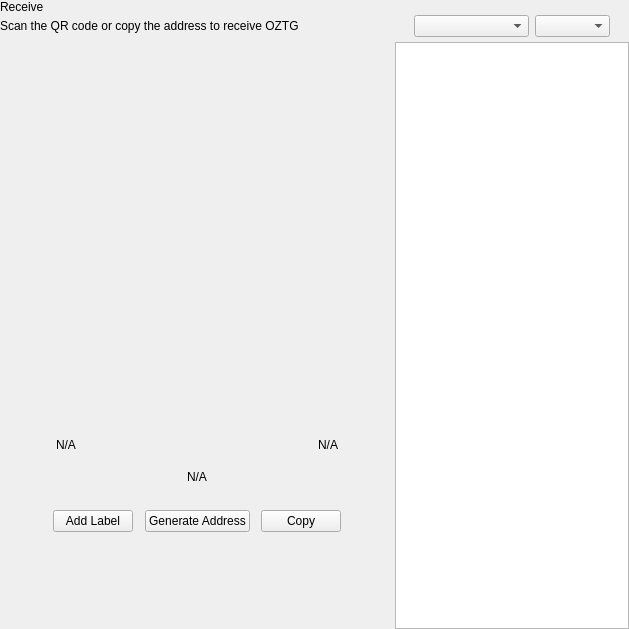
<?xml version="1.0" encoding="UTF-8"?>
<ui version="4.0">
 <class>ReceiveWidget</class>
 <widget class="QWidget" name="ReceiveWidget">
  <property name="geometry">
   <rect>
    <x>0</x>
    <y>0</y>
    <width>629</width>
    <height>629</height>
   </rect>
  </property>
  <property name="minimumSize">
   <size>
    <width>0</width>
    <height>0</height>
   </size>
  </property>
  <property name="windowTitle">
   <string>Form</string>
  </property>
  <layout class="QHBoxLayout" name="horizontalLayout_2" stretch="2,1">
   <property name="spacing">
    <number>0</number>
   </property>
   <property name="leftMargin">
    <number>0</number>
   </property>
   <property name="topMargin">
    <number>0</number>
   </property>
   <property name="rightMargin">
    <number>0</number>
   </property>
   <property name="bottomMargin">
    <number>0</number>
   </property>
   <item>
    <widget class="QWidget" name="left" native="true">
     <layout class="QVBoxLayout" name="verticalLayout_3">
      <property name="leftMargin">
       <number>0</number>
      </property>
      <property name="topMargin">
       <number>0</number>
      </property>
      <property name="rightMargin">
       <number>0</number>
      </property>
      <property name="bottomMargin">
       <number>0</number>
      </property>
      <item>
       <layout class="QVBoxLayout" name="verticalLayout_2">
        <property name="spacing">
         <number>0</number>
        </property>
        <property name="leftMargin">
         <number>0</number>
        </property>
        <item>
         <layout class="QHBoxLayout" name="horizontalLayout_3">
          <property name="spacing">
           <number>0</number>
          </property>
          <item>
           <layout class="QVBoxLayout" name="verticalLayout_4">
            <property name="spacing">
             <number>5</number>
            </property>
            <item>
             <widget class="QLabel" name="labelTitle">
              <property name="text">
               <string>Receive</string>
              </property>
             </widget>
            </item>
            <item alignment="Qt::AlignTop">
             <widget class="QLabel" name="labelSubtitle1">
              <property name="text">
               <string>Scan the QR code or copy the address to receive OZTG</string>
              </property>
             </widget>
            </item>
           </layout>
          </item>
          <item>
           <spacer name="horizontalSpacer">
            <property name="orientation">
             <enum>Qt::Horizontal</enum>
            </property>
            <property name="sizeHint" stdset="0">
             <size>
              <width>40</width>
              <height>20</height>
             </size>
            </property>
           </spacer>
          </item>
         </layout>
        </item>
        <item>
         <spacer name="verticalSpacer_2">
          <property name="orientation">
           <enum>Qt::Vertical</enum>
          </property>
          <property name="sizeType">
           <enum>QSizePolicy::Expanding</enum>
          </property>
          <property name="sizeHint" stdset="0">
           <size>
            <width>20</width>
            <height>50</height>
           </size>
          </property>
         </spacer>
        </item>
        <item alignment="Qt::AlignHCenter">
         <widget class="QWidget" name="layoutQR" native="true">
          <property name="maximumSize">
           <size>
            <width>510</width>
            <height>16777215</height>
           </size>
          </property>
          <layout class="QVBoxLayout" name="verticalLayoutQr">
           <item>
            <spacer name="verticalSpacer11">
             <property name="orientation">
              <enum>Qt::Vertical</enum>
             </property>
             <property name="sizeType">
              <enum>QSizePolicy::Fixed</enum>
             </property>
             <property name="sizeHint" stdset="0">
              <size>
               <width>20</width>
               <height>20</height>
              </size>
             </property>
            </spacer>
           </item>
           <item alignment="Qt::AlignHCenter">
            <widget class="QLabel" name="labelQrImg">
             <property name="minimumSize">
              <size>
               <width>260</width>
               <height>260</height>
              </size>
             </property>
             <property name="maximumSize">
              <size>
               <width>260</width>
               <height>260</height>
              </size>
             </property>
             <property name="text">
              <string/>
             </property>
             <property name="alignment">
              <set>Qt::AlignCenter</set>
             </property>
            </widget>
           </item>
           <item>
            <spacer name="verticalSpacer_21">
             <property name="orientation">
              <enum>Qt::Vertical</enum>
             </property>
             <property name="sizeType">
              <enum>QSizePolicy::Fixed</enum>
             </property>
             <property name="sizeHint" stdset="0">
              <size>
               <width>20</width>
               <height>30</height>
              </size>
             </property>
            </spacer>
           </item>
           <item>
            <widget class="QWidget" name="widget" native="true">
             <property name="minimumSize">
              <size>
               <width>0</width>
               <height>0</height>
              </size>
             </property>
             <layout class="QHBoxLayout" name="horizontalLayout_5">
              <item>
               <widget class="QLabel" name="labelLabel">
                <property name="text">
                 <string notr="true">N/A</string>
                </property>
               </widget>
              </item>
              <item>
               <spacer name="horizontalSpacer_2">
                <property name="orientation">
                 <enum>Qt::Horizontal</enum>
                </property>
                <property name="sizeHint" stdset="0">
                 <size>
                  <width>141</width>
                  <height>20</height>
                 </size>
                </property>
               </spacer>
              </item>
              <item>
               <widget class="QLabel" name="labelDate">
                <property name="text">
                 <string notr="true">N/A</string>
                </property>
                <property name="alignment">
                 <set>Qt::AlignRight|Qt::AlignTrailing|Qt::AlignVCenter</set>
                </property>
               </widget>
              </item>
             </layout>
            </widget>
           </item>
           <item>
            <widget class="QLabel" name="labelAddress">
             <property name="sizePolicy">
              <sizepolicy hsizetype="Expanding" vsizetype="Preferred">
               <horstretch>0</horstretch>
               <verstretch>0</verstretch>
              </sizepolicy>
             </property>
             <property name="minimumSize">
              <size>
               <width>300</width>
               <height>0</height>
              </size>
             </property>
             <property name="text">
              <string notr="true">N/A</string>
             </property>
             <property name="alignment">
              <set>Qt::AlignCenter</set>
             </property>
            </widget>
           </item>
           <item>
            <spacer name="verticalSpacer_4">
             <property name="orientation">
              <enum>Qt::Vertical</enum>
             </property>
             <property name="sizeType">
              <enum>QSizePolicy::Fixed</enum>
             </property>
             <property name="sizeHint" stdset="0">
              <size>
               <width>20</width>
               <height>20</height>
              </size>
             </property>
            </spacer>
           </item>
           <item>
            <layout class="QHBoxLayout" name="horizontalLayout_4">
             <item alignment="Qt::AlignHCenter">
              <widget class="QPushButton" name="pushButtonLabel">
               <property name="focusPolicy">
                <enum>Qt::NoFocus</enum>
               </property>
               <property name="text">
                <string>Add Label</string>
               </property>
              </widget>
             </item>
             <item alignment="Qt::AlignHCenter">
              <widget class="QPushButton" name="pushButtonNewAddress">
               <property name="focusPolicy">
                <enum>Qt::NoFocus</enum>
               </property>
               <property name="text">
                <string>Generate Address</string>
               </property>
              </widget>
             </item>
             <item alignment="Qt::AlignHCenter">
              <widget class="QPushButton" name="pushButtonCopy">
               <property name="focusPolicy">
                <enum>Qt::NoFocus</enum>
               </property>
               <property name="text">
                <string>Copy</string>
               </property>
              </widget>
             </item>
            </layout>
           </item>
           <item>
            <spacer name="verticalSpacer_3">
             <property name="orientation">
              <enum>Qt::Vertical</enum>
             </property>
             <property name="sizeType">
              <enum>QSizePolicy::Expanding</enum>
             </property>
             <property name="sizeHint" stdset="0">
              <size>
               <width>20</width>
               <height>20</height>
              </size>
             </property>
            </spacer>
           </item>
          </layout>
         </widget>
        </item>
        <item>
         <spacer name="verticalSpacer">
          <property name="orientation">
           <enum>Qt::Vertical</enum>
          </property>
          <property name="sizeHint" stdset="0">
           <size>
            <width>20</width>
            <height>40</height>
           </size>
          </property>
         </spacer>
        </item>
       </layout>
      </item>
     </layout>
    </widget>
   </item>
   <item>
    <widget class="QWidget" name="right" native="true">
     <layout class="QVBoxLayout" name="verticalLayout_5">
      <property name="spacing">
       <number>0</number>
      </property>
      <property name="leftMargin">
       <number>1</number>
      </property>
      <property name="topMargin">
       <number>0</number>
      </property>
      <property name="rightMargin">
       <number>0</number>
      </property>
      <property name="bottomMargin">
       <number>0</number>
      </property>
      <item>
       <layout class="QVBoxLayout" name="container_right">
        <property name="spacing">
         <number>0</number>
        </property>
        <property name="leftMargin">
         <number>0</number>
        </property>
        <property name="rightMargin">
         <number>0</number>
        </property>
        <item>
         <layout class="QVBoxLayout" name="verticalLayout">
          <property name="spacing">
           <number>6</number>
          </property>
          <property name="leftMargin">
           <number>19</number>
          </property>
          <property name="rightMargin">
           <number>19</number>
          </property>
          <item>
           <widget class="OptionButton" name="btnRequest" native="true"/>
          </item>
          <item>
           <widget class="OptionButton" name="btnMyAddresses" native="true">
            <property name="sizePolicy">
             <sizepolicy hsizetype="Preferred" vsizetype="Minimum">
              <horstretch>0</horstretch>
              <verstretch>0</verstretch>
             </sizepolicy>
            </property>
           </widget>
          </item>
         </layout>
        </item>
        <item>
         <widget class="QWidget" name="sortWidget" native="true">
          <layout class="QHBoxLayout" name="horizontalLayout_6">
           <property name="leftMargin">
            <number>19</number>
           </property>
           <property name="rightMargin">
            <number>19</number>
           </property>
           <property name="bottomMargin">
            <number>5</number>
           </property>
           <item>
            <spacer name="horizontalSpacer_3">
             <property name="orientation">
              <enum>Qt::Horizontal</enum>
             </property>
             <property name="sizeHint" stdset="0">
              <size>
               <width>40</width>
               <height>20</height>
              </size>
             </property>
            </spacer>
           </item>
           <item>
            <widget class="QComboBox" name="comboBoxSort">
             <property name="sizePolicy">
              <sizepolicy hsizetype="Preferred" vsizetype="Fixed">
               <horstretch>0</horstretch>
               <verstretch>0</verstretch>
              </sizepolicy>
             </property>
             <property name="minimumSize">
              <size>
               <width>115</width>
               <height>0</height>
              </size>
             </property>
            </widget>
           </item>
           <item>
            <widget class="QComboBox" name="comboBoxSortOrder">
             <property name="sizePolicy">
              <sizepolicy hsizetype="Preferred" vsizetype="Fixed">
               <horstretch>0</horstretch>
               <verstretch>0</verstretch>
              </sizepolicy>
             </property>
             <property name="minimumSize">
              <size>
               <width>75</width>
               <height>0</height>
              </size>
             </property>
            </widget>
           </item>
          </layout>
         </widget>
        </item>
        <item>
         <widget class="QListView" name="listViewAddress"/>
        </item>
       </layout>
      </item>
     </layout>
    </widget>
   </item>
  </layout>
 </widget>
 <customwidgets>
  <customwidget>
   <class>OptionButton</class>
   <extends>QWidget</extends>
   <header>qt/pivx/optionbutton.h</header>
   <container>1</container>
  </customwidget>
 </customwidgets>
 <resources/>
 <connections/>
</ui>
